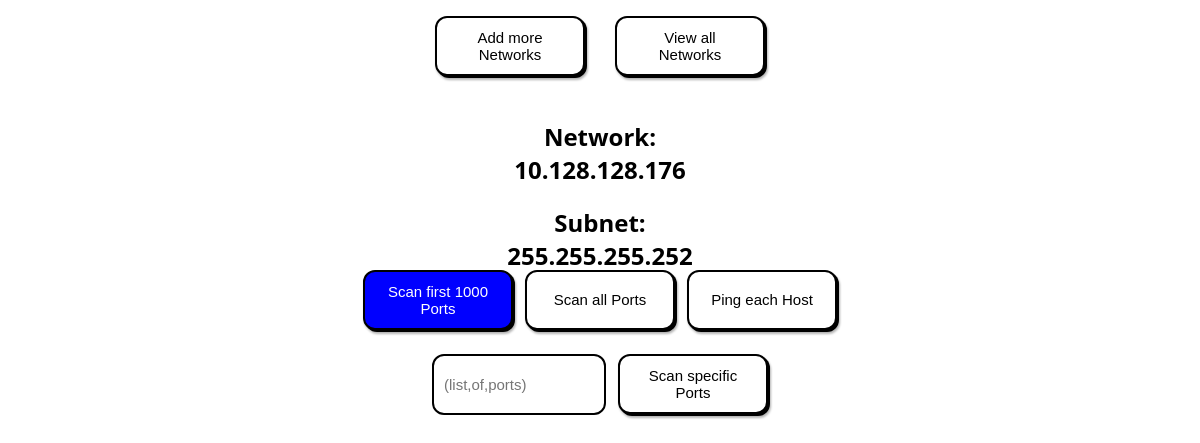
The page /network/1 on the database as committed earlier.
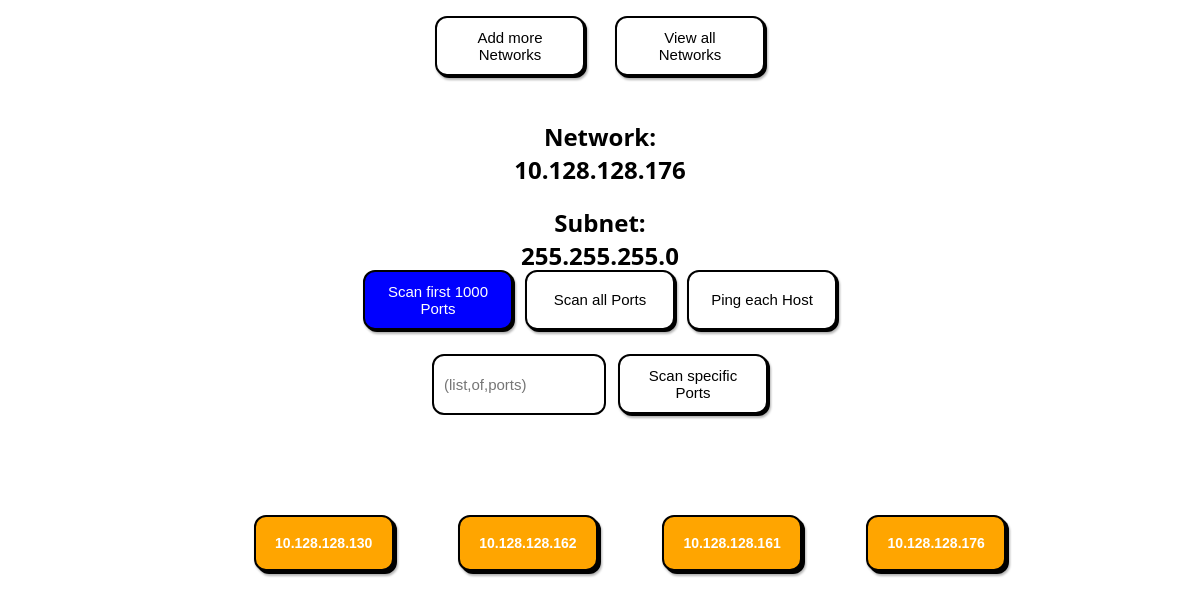
The same page on the database as committed later.
### app/models/network.py (models this page shows)
class Network(db.Model):
    __tablename__ = 'networks'
    id = db.Column(db.Integer, primary_key=True, nullable=False, index=True)
    ip = db.Column(db.String, nullable=False)
    subnet = db.Column(db.String)
    hosts = db.relationship('Host', back_populates='network',
                            cascade='all, delete-orphan')

### app/models/host.py (models this page shows)
class Host(db.Model):
    __tablename__ = 'hosts'
    id = db.Column(db.Integer, primary_key=True, nullable=False, index=True)
    ip = db.Column(db.String, nullable=False)
    network_id = db.Column(db.Integer, db.ForeignKey("networks.id"),
                           nullable=False)
    network = db.relationship('Network', back_populates='hosts')
    ports = db.relationship('Port', back_populates='host',
                            cascade='all, delete-orphan')

### app/routes/network_routes.py (the view)
@network_blueprint.route('/network/<id>')
def serve_network(id):
    id_as_string = validate(str(id)) # validate User-Input
    try:
        network_id = int(id_as_string)
    except ValueError:
        return 'Invalid id', 400
    network = get_network_by_id(network_id)
    if not network:
        return 'Network not found', 404
    return render_template('network.html', network=network)

### app/repositories/network_repository.py (called while the page is built)
def get_network_by_id(id):
    network = Network.query.filter(Network.id == id).first()
    return network

### app/utils.py (called while the page is built)
def validate(text: str):
    output: str = text # make a local instance for changes
    for character in ('"<>|\\&(){}[];:' + "'"):
        if character in output:
            output = output.replace(character, '\\' + character) # escape characters
    return output

### app/templates/network.html (shortened to what this page needs)
{% extends 'base.html' %}
{% block head %}
<link rel="stylesheet" href="{{ url_for('static', filename='css/network.css') }}">
{% endblock %}
{% block body %}
<section>
    <article>
        <h1>Network: {{network.ip}}</h1>
        <h2>Subnet: {{network.subnet}}</h2>
    </article>
    <div class="scan_options" id="Scan_Options">
        <button class='primary' onclick="scan('{{network.id}}', '1000')">Scan first 1000 Ports</button>
        <button onclick="scan('{{network.id}}', 'all')">Scan all Ports</button>
        <button onclick="scan('{{network.id}}', 'ping')">Ping each Host</button>
        <input placeholder="(list,of,ports)" id="specific">
        <button onclick="scan('{{network.id}}', 'specific')">Scan specific Ports</button>
    </div>
    <div class="host_list">
        {% for host in network.hosts %}
                <button class="host" onclick="redirect('/host/{{host.id}}')">{{host.ip}}</button>
        {% endfor %}
    </div>
    <br>
    <br>
</section>
{% endblock %}

### app/templates/base.html (shortened to what this page needs)
<!DOCTYPE html>
<html lang="en">
<head>
    <link rel="stylesheet" href="{{ url_for('static', filename='css/styles.css') }}">
    {% block head %}
    {% endblock %}
</head>
<body>
    <nav>
        <button onclick="redirect('/')">
            Add more Networks
        </button>
        <button class="right" onclick="redirect('/overview')">
            View all Networks
        </button>
    </nav>
    {% block body %}
    {% endblock %}
</body>
</html>

### app/static/css/styles.css (style rules this page uses)
body { font-family: 'Segoe UI', sans-serif; margin: 0px; }
input { padding: 10px; font-size: 15px; border: 2px solid black; border-radius: 12px; width: 10em; height: 2.5em; margin-bottom: 2em; }
article { width: 20vw; height: 20vh; }
button { padding: 10px 20px; font-size: 16px; border: 2px solid black; border-radius: 12px; color: black; font-family: sans-serif; box-shadow: 2px 2px 0 black, 0 0 0 2px white; filter: drop-shadow(1px 2px 1px rgba(0, 0, 0, 0.3)); cursor: pointer; transition: transform 0.1s ease; width: 10em; height: 4em; }
nav { display: flex; justify-content: center; flex-direction: row; width: 100vw; height: 10vh; margin-top: 2vh; }
nav button { width: 10em; height:4em; background-color: white; color: black; }
.right { margin-left:2em; }
.host { background-color: #1abc9c; color: white; }
.primary { background-color: blue; color: white; }

### app/static/css/network.css (style rules this page uses)
body { font-family: 'Segoe UI', sans-serif; text-align: center; background-color: white; }
h1 { font-size: 1.5rem; margin-bottom: 1rem; }
.scan_options { display: flex; flex-wrap: wrap; justify-content: center; gap: 0.75rem; margin-bottom: 1rem; }
button { padding: 10px 16px; font-size: 15px; border: 2px solid black; border-radius: 12px; background-color: white; color: black; box-shadow: 2px 2px 0 black; cursor: pointer; transition: transform 0.1s ease; }
#specific { padding: 10px; font-size: 15px; border: 2px solid black; border-radius: 12px; width: 10em; height: 2.5em; }
button.host { background-color: #ffa500; color: white; font-weight: bold; padding: 10px 16px; border: 2px solid black; border-radius: 12px; box-shadow: 3px 3px 0 black; cursor: pointer; font-size: 14px; transition: transform 0.1s ease; margin-left: 5vw; margin-top: 2vh; }
article { display: inline-block; }

Rows that differ between the two databases and show on the page:
changed Network: subnet "255.255.255.252" → "255.255.255.0"
now on this page (row edited): Host: ip "10.128.128.130"
now on this page (row edited): Host: ip "10.128.128.162"
now on this page (row edited): Host: ip "10.128.128.161"
now on this page (row edited): Host: ip "10.128.128.176"
